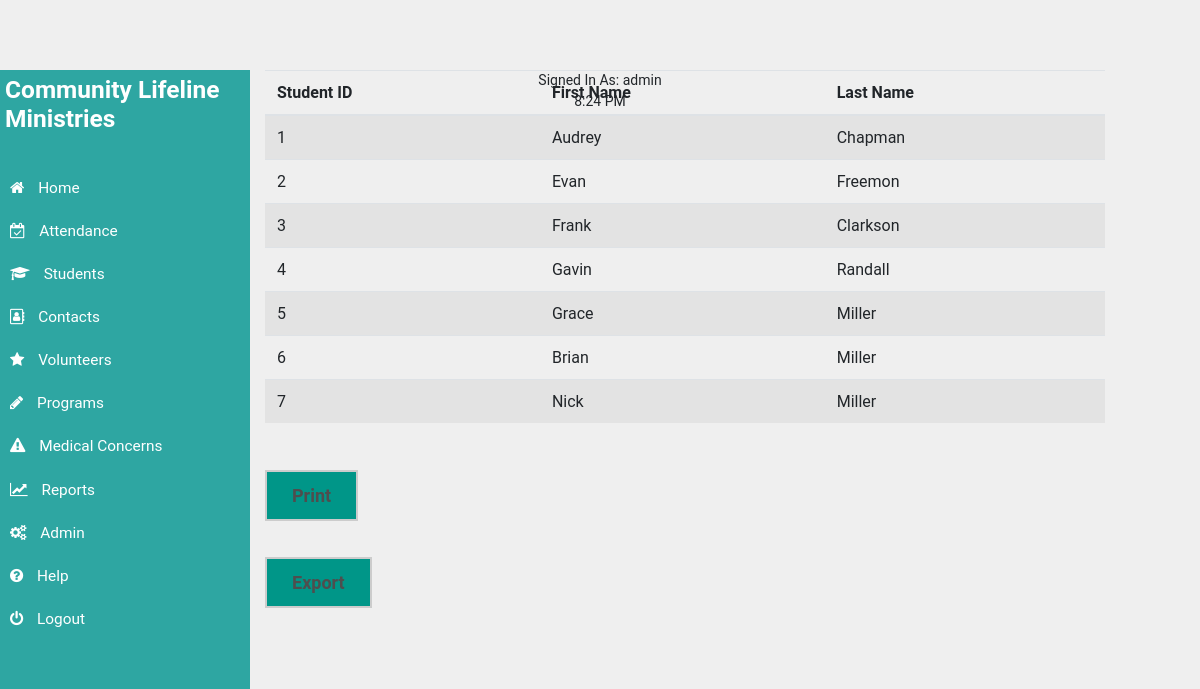
/php-files/reports/StudentsEnrolledReport.php (signed in), run on the app's committed database.
### tables this page shows
CREATE TABLE Students (
  Created_Timestamp      TIMESTAMP DEFAULT now(),
  Last_Updated_Timestamp TIMESTAMP DEFAULT CURRENT_TIMESTAMP,
  Author_Username        VARCHAR(30),
  Id                     INT(10)   AUTO_INCREMENT PRIMARY KEY,
  Active_Student         TINYINT(1),
  First_Name             VARCHAR(30),
  Last_Name              VARCHAR(30),
  Middle_Name            VARCHAR(30),
  Suffix                 VARCHAR(10),
  Gender                 CHAR(1),
  Birth_Date             VARCHAR(30),
  Address_One            VARCHAR(40),
  Address_Two            VARCHAR(40),
  City                   VARCHAR(30),
  State                  CHAR(2),
  Zip                    INT(5),
  Ethnicity              VARCHAR(30),
  School                 VARCHAR(30),
  Permission_Slip        TINYINT(1),
  Birth_Certificate      TINYINT(1),
  Reduced_Lunch_Eligible TINYINT(1),
  IEP                    TINYINT(1)
);

### php-files/reports/StudentsEnrolledReport.php (the view, shortened to what this page needs)
<?php
include("../scripts/header.php");
include("../../db/config.php");
	$stmt = "SELECT Students.Id, Students.First_Name, Students.Last_Name
			  FROM Students";
	$result = mysqli_query($db, $stmt);
	if(mysqli_num_rows($result) > 0) {
		echo '<div class="container">
            <div id="print_div">
                <table class="table table-condensed table-striped">
                    <thead>
                    <tr>
                        <th>Student ID</th>
                        <th>First Name</th>
                        <th>Last Name</th>
                    </tr>
                    </thead>
                    <tbody>';
		while($row = mysqli_fetch_assoc($result)) {
			echo "<tr><td>" . $row["Id"] . "</td><td>" . $row["First_Name"] . "</td><td>" . $row["Last_Name"] . "</td></tr>";
		}
		echo "</tbody>";
		echo "</table>";
        echo "</div>";
		echo "<br />";
		?>
        <link rel="stylesheet" href="../../css/show-all-table-styles.css"/>
			<form class="form-horizontal" action="../../scripts/exportReport.php" method="POST">
				<div class="row">
						<div class="form-group">
								<div class="col-lg-12">
										<input type="button" class="btn btn-primary pull-right" onclick="printReport('print_div')" value="Print" />
								</div>
							</div>
					</div>
					<div class="row">
							<div class="form-group">
								<div class="col-lg-12">
									<input type="submit" class="btn btn-primary pull-right" name="submit" value="Export" />
								</div>
						</div>
				</div>
			</form>
	<?php
	}
	else{
		echo "0 results";
	}
?>

### php-files/scripts/header.php (shortened to what this page needs)
<?php
$userMakingChanges = $_SESSION['loggedIn'];
?>
<!DOCTYPE html>
<html lang="en">
<head>
    <link href="https://cdn.jsdelivr.net/npm/gijgo@1.9.6/css/gijgo.min.css" rel="stylesheet" type="text/css" />
    <link rel="stylesheet" type="text/css" href="../../css/plugins/application-shell/main.min.css">
    <link rel="stylesheet" href="../../css/plugins/pretty-drop-downs/pretty-drop-downs.css"/>
    <link rel="stylesheet" href="../../css/plugins/izi-modal/iziModal.min.css">
    <link rel="stylesheet" href="https://cdnjs.cloudflare.com/ajax/libs/font-awesome/4.7.0/css/font-awesome.min.css">
    <link rel="stylesheet" href="../../css/slide-out-modal.css"/>
    <link rel="stylesheet" href="../../css/clm.css"/>
    <link rel="stylesheet" href="../../css/plugins/mdl-inputs/mdl-input-styles.css"/>
    <link rel="stylesheet" href="../../css/search-bar-styles.css"/>
    <link rel="stylesheet" href="../../css/show-all-table-styles.css"/>
    <link rel="stylesheet" href="../../css/form-styles.css"/>
    <link rel="stylesheet" href="../../css/toggle-switch.css"/>
    <link rel="stylesheet" href="../../css/table-styles.css"/>
    <link rel="stylesheet" href="../../css/radio-styles.css"/>
    <link rel="stylesheet" href="../../css/attendance-page-styles.css"/>
    <link rel="stylesheet" href="../../css/dashboard.css"/>
</head>
<body class="app">
<nav class="navbar-default navbar-fixed-top">
    <div class="navbar-user">
        Signed In As: <?php echo $userMakingChanges ?>
        <div id="timer"></div>
    </div>
</nav>
<div class="wrapper">
    <nav id="sidebar">
        <div class="navbar-btn sidebar">
            <div class="sidebar-header">
                <h3>Community Lifeline Ministries</h3>
            </div>
            <ul class="list-unstyled components">
                <li class="Closed">
                    <a href="../index-login/menu.php">
                        <i class="fa fa-home"></i> Home
                    </a>
                </li>
                <li>
                    <a href="#attendanceSubmenu">
                        <i class="fa fa-calendar-check-o"></i> Attendance
                    </a>
                </li>
                <li>
                    <a href="#studentSubmenu" data-toggle="collapse" aria-expanded="false">
                        <i class="fa fa-graduation-cap"></i> Students
                    </a>
                </li>
                <li>
                    <a href="#contactSubmenu" data-toggle="collapse" aria-expanded="false">
                        <i class="fa fa-address-book-o"></i> Contacts
                    </a>
                </li>
                <li>
                    <a href="#volunteerSubmenu" data-toggle="collapse" aria-expanded="false">
                        <i class="fa fa-star"></i> Volunteers
                    </a>
                </li>
                <li>
                    <a href="#programSubmenu" data-toggle="collapse" aria-expanded="false">
                        <i class="fa fa-pencil"></i> Programs
                    </a>
                </li>
                <li>
                    <a href="#allergySubmenu" data-toggle="collapse" aria-expanded="false">
                        <i class="fa fa-warning"></i> Medical Concerns
                    </a>
                </li>
                <li>
                    <a href="#reportsSubmenu" data-toggle="collapse" aria-expanded="false">
                        <i class="fa fa-line-chart"></i> Reports
                    </a>
                </li>
                <li>
                    <a href="#adminSubmenu" data-toggle="collapse" aria-expanded="false">
                        <i class="fa fa-cogs"></i> Admin
                    </a>
                </li>
                <li>
                    <a href="../index-login/UserDocumentation.php">
                        <i class="fa fa-question-circle"></i> Help
                    </a>
                </li>
                <li>
                    <a href="../index-login/logout.php">
                        <i class="fa fa-power-off"></i> Logout
                    </a>
                </li>
            </ul>
        </div>
    </nav>
    <div class="col-sm-9" id="content">

### css/clm.css (style rules this page uses)
body { font-family: 'Verdana', sans-serif; background: #efefef; padding-top: 70px; }
.wrapper { display: flex; }
.container { margin-left: -15px; }
a, a:hover, a:focus { color: inherit; text-decoration: none; transition: all 0.3s; }
.navbar-user { position: absolute; width: 100%; text-align: center; }
i, span { display: inline-block; }
#sidebar { min-width: 250px; max-width: 250px; background: #2EA6A2; color: #fff; transition: all 0.3s; }
#sidebar ul li a { text-align: left; }
#sidebar .sidebar-header { padding: 5px; background: #2EA6A2; }
#sidebar ul.components { padding: 20px 0; border-bottom: 1px solid #2EA6A2; }
#sidebar ul li a { padding: 10px; font-size: 1.1em; display: block; }
#sidebar ul li a i { margin-right: 10px; }
#sidebar ul li.closed > a, a[aria-expanded="true"] { color: #fff; background: #2EA6A2; }
a[data-toggle="collapse"] { position: relative; }
a[aria-expanded="false"]::before, a[aria-expanded="true"]::before { content: '\e259'; display: block; position: absolute; right: 20px; font-family: 'Glyphicons Halflings'; font-size: 0.6em; }
#content { min-height: 100vh; transition: all 0.3s; }

### css/form-styles.css (style rules this page uses)
body { font-family: 'Roboto', sans-serif; }
form { font-family: 'Roboto', sans-serif; }
.form-horizontal .btn { font-size: 18px; color: #4e4e4e; float: right; margin: 10px 0; border: 2px solid #ccc; border-radius: 0; padding: 10px 25px; transition: all 0.5s ease 0s; }

### css/toggle-switch.css (style rules this page uses)
ul, li { list-style: none; margin: 0; padding: 0; }

### css/table-styles.css (style rules this page uses)
*, *:after, *::before { -webkit-box-sizing: border-box; -moz-box-sizing: border-box; box-sizing: border-box; }

### data on the page
students: Id "1", First_Name "Audrey", Last_Name "Chapman"
students: Id "2", First_Name "Evan", Last_Name "Freemon"
students: Id "3", First_Name "Frank", Last_Name "Clarkson"
students: Id "4", First_Name "Gavin", Last_Name "Randall"
students: Id "5", First_Name "Grace", Last_Name "Miller"
students: Id "6", First_Name "Brian", Last_Name "Miller"
students: Id "7", First_Name "Nick", Last_Name "Miller"

### other printed values
$userMakingChanges "admin"
